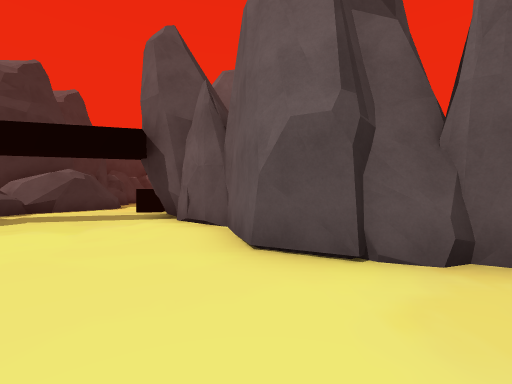
[1] (above)

16 first-person views from a walk through a scene from a Unity 3-D project. The camera is 1.2 m above the floor, looks level and sees 90° across. The floor is counted in squares, 2 m on a side. Each view is taken from the middle of a square. On the plan, view 1 faces up. The plan holds only what a view shows up to about 9 squares ahead; the rest is blank. The place goes on beyond the plan. The player character is not drawn. Some animated figures are left out. Some surface patterns are stand-ins.

[2]
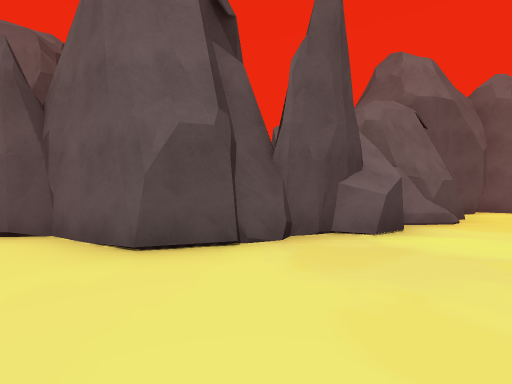

[3]
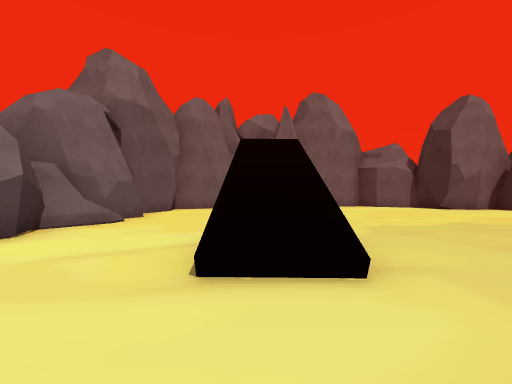

[4]
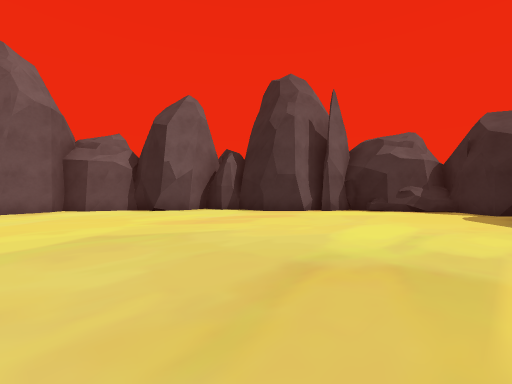

[5]
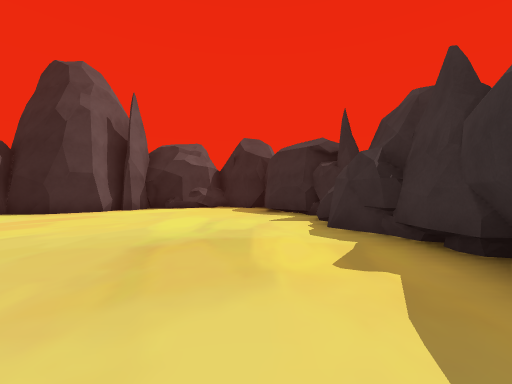

[6]
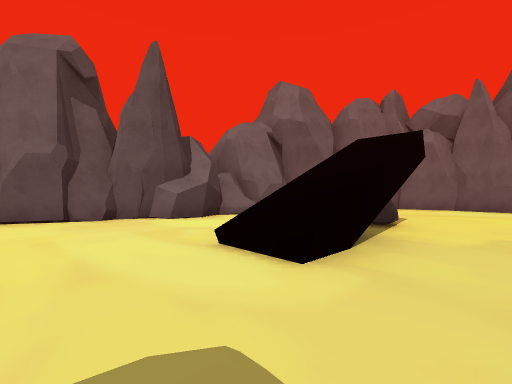

[7]
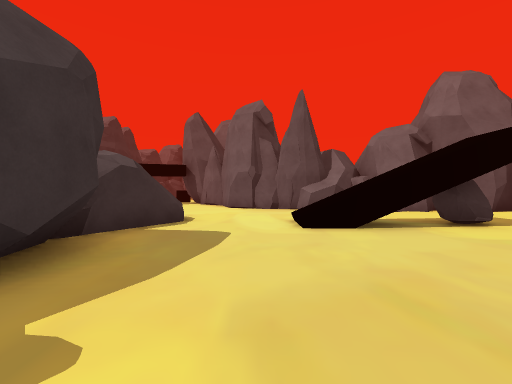

[8]
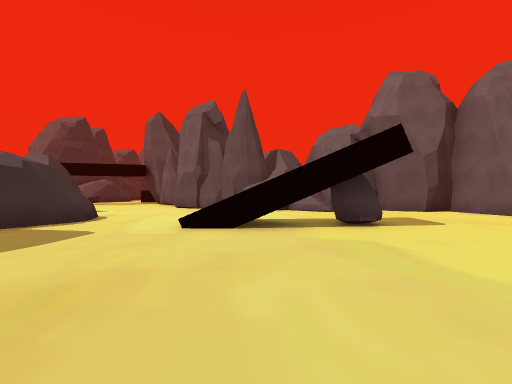

[9]
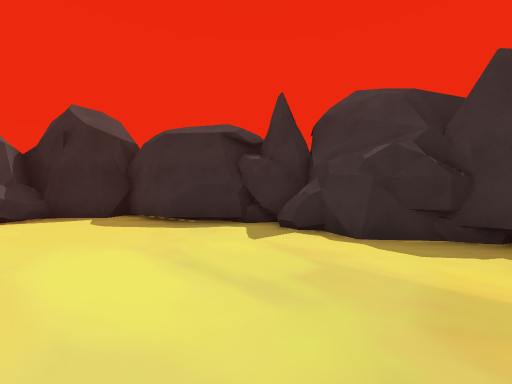

[10]
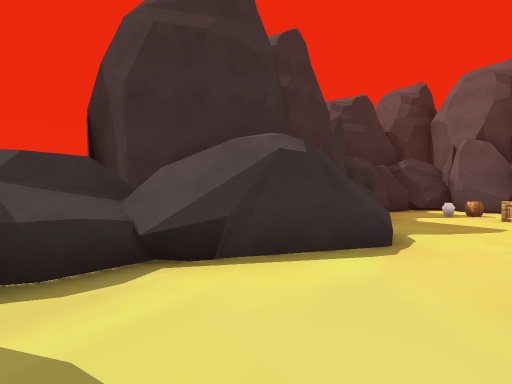

[11]
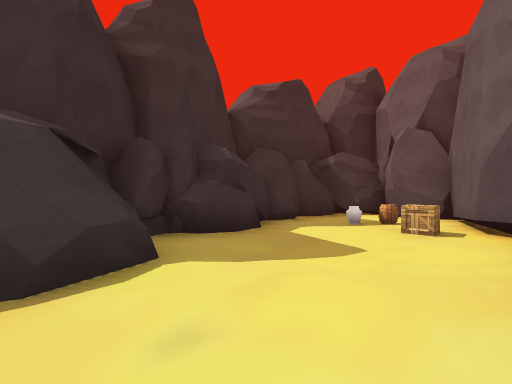

[12]
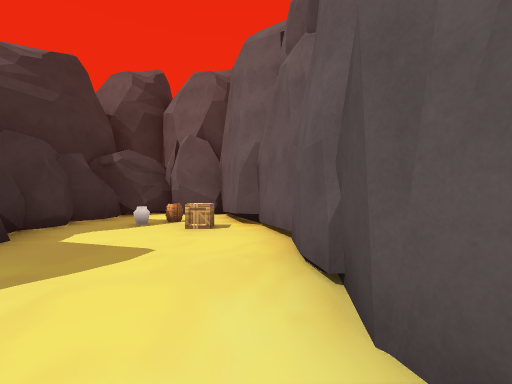

[13]
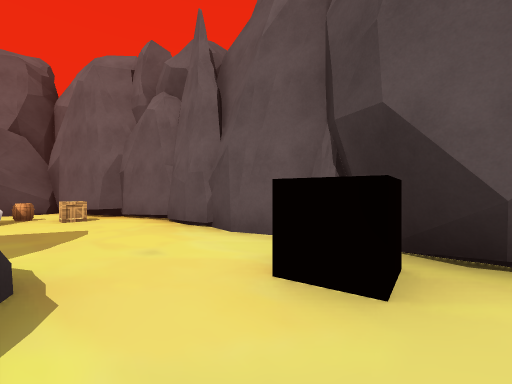

[14]
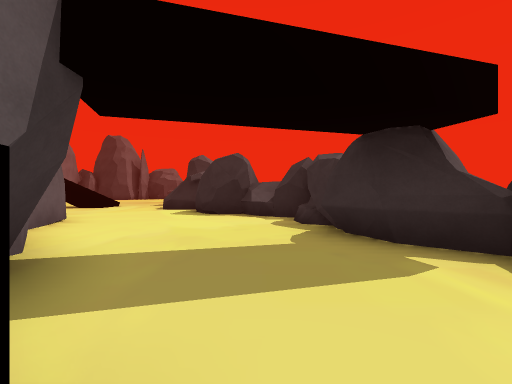

[15]
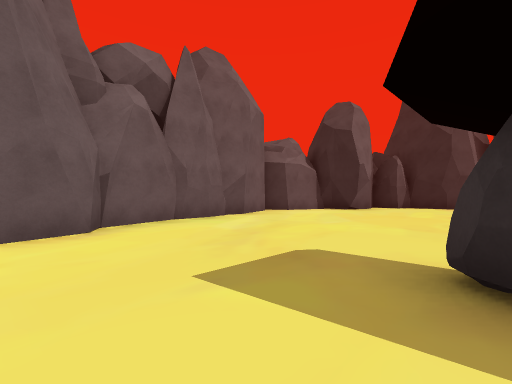

[16]
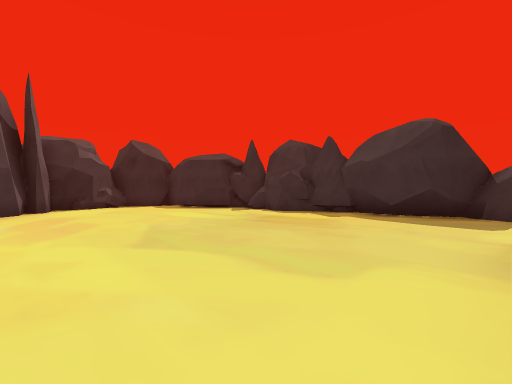

### Floor plan
Key: @ floor where view 1 was taken; # wall or solid block; . floor; / step, stairs or slope; C black cube; R rock; B barrel; A box; O other object.
Columns run from 8 left of view 1 to 11 right of it. Each row starts with its distance up from view 1.
 17   O
 16  #RR##
 15  R.O.#
 14  R.B.##
 13  R..A.#
 12  RR...#
 11  R....#
 10  R#...#
  9  R##..O
  8 ###..C#
  7 #R#...#
  6  R....#
  5  RR....O#
  4  RRR....#   R
  3   RR....#RRRRR
  2     ......#R#####
  1   RRR .......R#.###
  0       ..@.........#
 -1     RR##..........#
 -2       ##..///R....##
 -3       #...///......#
 -4       ##...........#
 -5        #...........#
 -6        #...........#
 -7        O...........#
 -8        R..........##
 -9        R.........##
-10        R.........#
-11       OR#......#RR
-12         #.....##
-13         #....##
-14         ##.R##
-15           O##

Positions as (right, up) in squares from view 1, and headings:
1: (0, 0), facing up
2: (-1, 0), facing up-right
3: (0, -2), facing right
4: (1, -5), facing down-right
5: (1, -4), facing down
6: (0, -4), facing up-right
7: (1, -7), facing up
8: (3, -7), facing up
9: (3, -7), facing down-left
10: (-4, 6), facing up-left
11: (-3, 9), facing up-left
12: (-3, 9), facing up
13: (-5, 7), facing up-right
14: (-4, 8), facing down
15: (5, 0), facing down-right
16: (6, -3), facing down-left
